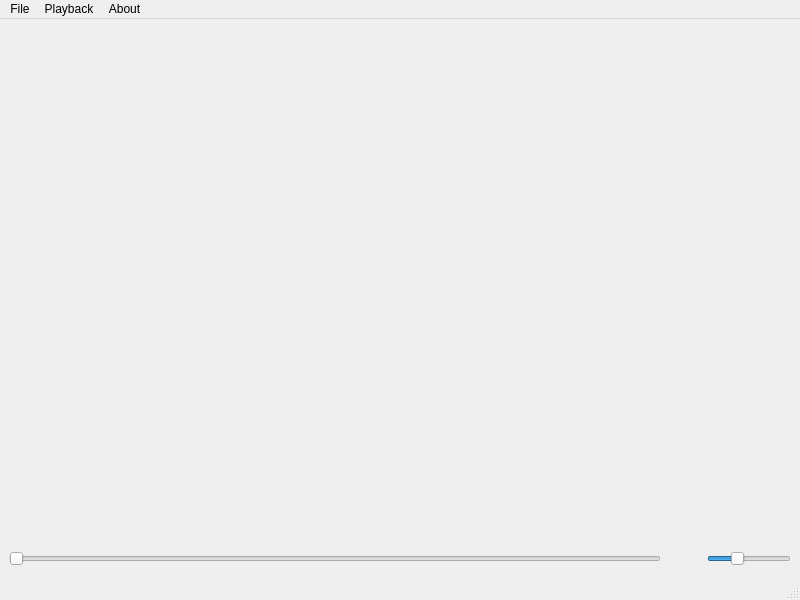
<?xml version="1.0" encoding="UTF-8"?>
<ui version="4.0">
 <class>com::sptci::MainWindow</class>
 <widget class="QMainWindow" name="MainWindow">
  <property name="geometry">
   <rect>
    <x>0</x>
    <y>0</y>
    <width>800</width>
    <height>600</height>
   </rect>
  </property>
  <property name="acceptDrops">
   <bool>true</bool>
  </property>
  <property name="windowTitle">
   <string>Picture Viewer</string>
  </property>
  <property name="windowIcon">
   <iconset>
    <activeon>:/images/Icon.png</activeon>
   </iconset>
  </property>
  <widget class="QWidget" name="centralwidget">
   <layout class="QGridLayout" name="gridLayout">
    <item row="0" column="0">
     <layout class="QVBoxLayout" name="verticalLayout">
      <item>
       <widget class="QLabel" name="label">
        <property name="sizePolicy">
         <sizepolicy hsizetype="Expanding" vsizetype="Expanding">
          <horstretch>0</horstretch>
          <verstretch>0</verstretch>
         </sizepolicy>
        </property>
        <property name="text">
         <string/>
        </property>
        <property name="scaledContents">
         <bool>false</bool>
        </property>
        <property name="alignment">
         <set>Qt::AlignCenter</set>
        </property>
       </widget>
      </item>
      <item>
       <layout class="QHBoxLayout" name="horizontalLayout">
        <item>
         <widget class="QSlider" name="indexSlider">
          <property name="toolTip">
           <string extracomment="Jump to location in list of files"/>
          </property>
          <property name="maximum">
           <number>100</number>
          </property>
          <property name="orientation">
           <enum>Qt::Horizontal</enum>
          </property>
         </widget>
        </item>
        <item>
         <spacer name="horizontalSpacer">
          <property name="orientation">
           <enum>Qt::Horizontal</enum>
          </property>
          <property name="sizeType">
           <enum>QSizePolicy::Fixed</enum>
          </property>
          <property name="sizeHint" stdset="0">
           <size>
            <width>40</width>
            <height>20</height>
           </size>
          </property>
         </spacer>
        </item>
        <item>
         <widget class="QSlider" name="intervalSlider">
          <property name="sizePolicy">
           <sizepolicy hsizetype="Preferred" vsizetype="Fixed">
            <horstretch>0</horstretch>
            <verstretch>0</verstretch>
           </sizepolicy>
          </property>
          <property name="toolTip">
           <string extracomment="Playback interval (s)"/>
          </property>
          <property name="maximum">
           <number>15</number>
          </property>
          <property name="pageStep">
           <number>5</number>
          </property>
          <property name="value">
           <number>5</number>
          </property>
          <property name="orientation">
           <enum>Qt::Horizontal</enum>
          </property>
         </widget>
        </item>
       </layout>
      </item>
     </layout>
    </item>
   </layout>
  </widget>
  <widget class="QMenuBar" name="menubar">
   <property name="geometry">
    <rect>
     <x>0</x>
     <y>0</y>
     <width>800</width>
     <height>22</height>
    </rect>
   </property>
   <widget class="QMenu" name="menuFile">
    <property name="title">
     <string>File</string>
    </property>
    <addaction name="actionOpen"/>
    <addaction name="actionClose"/>
    <addaction name="separator"/>
    <addaction name="actionRecent"/>
    <addaction name="separator"/>
    <addaction name="actionQuit"/>
   </widget>
   <widget class="QMenu" name="menuPlayback">
    <property name="title">
     <string>Playback</string>
    </property>
    <addaction name="actionPlay"/>
    <addaction name="actionPrevious"/>
    <addaction name="actionNext"/>
    <addaction name="actionFirst"/>
    <addaction name="separator"/>
    <addaction name="actionStop_Scanning"/>
   </widget>
   <widget class="QMenu" name="menuAbout">
    <property name="title">
     <string>About</string>
    </property>
    <addaction name="actionPicture_Viewer"/>
    <addaction name="actionQt"/>
   </widget>
   <addaction name="menuFile"/>
   <addaction name="menuPlayback"/>
   <addaction name="menuAbout"/>
  </widget>
  <widget class="QStatusBar" name="statusbar"/>
  <action name="actionOpen">
   <property name="text">
    <string>Open</string>
   </property>
   <property name="shortcut">
    <string>Ctrl+O</string>
   </property>
  </action>
  <action name="actionClose">
   <property name="text">
    <string>Close</string>
   </property>
   <property name="shortcut">
    <string>Ctrl+W</string>
   </property>
  </action>
  <action name="actionRecent">
   <property name="text">
    <string>Recent</string>
   </property>
  </action>
  <action name="actionQuit">
   <property name="text">
    <string>Quit</string>
   </property>
   <property name="shortcut">
    <string>Ctrl+Q</string>
   </property>
  </action>
  <action name="actionPlay">
   <property name="enabled">
    <bool>false</bool>
   </property>
   <property name="icon">
    <iconset resource="../../resources/resources.qrc">
     <normaloff>:/images/Play.png</normaloff>:/images/Play.png</iconset>
   </property>
   <property name="text">
    <string>Play</string>
   </property>
   <property name="shortcut">
    <string>Space</string>
   </property>
  </action>
  <action name="actionPicture_Viewer">
   <property name="text">
    <string>Picture Viewer</string>
   </property>
  </action>
  <action name="actionQt">
   <property name="text">
    <string>Qt</string>
   </property>
  </action>
  <action name="actionStop_Scanning">
   <property name="enabled">
    <bool>false</bool>
   </property>
   <property name="text">
    <string>Stop Scanning</string>
   </property>
  </action>
  <action name="actionNext">
   <property name="enabled">
    <bool>false</bool>
   </property>
   <property name="icon">
    <iconset resource="../../resources/resources.qrc">
     <normaloff>:/images/FastForward.png</normaloff>:/images/FastForward.png</iconset>
   </property>
   <property name="text">
    <string>Next</string>
   </property>
   <property name="shortcut">
    <string>Right</string>
   </property>
  </action>
  <action name="actionPrevious">
   <property name="enabled">
    <bool>false</bool>
   </property>
   <property name="icon">
    <iconset resource="../../resources/resources.qrc">
     <normaloff>:/images/rewind.png</normaloff>:/images/rewind.png</iconset>
   </property>
   <property name="text">
    <string>Previous</string>
   </property>
   <property name="shortcut">
    <string>Left</string>
   </property>
  </action>
  <action name="actionFirst">
   <property name="enabled">
    <bool>false</bool>
   </property>
   <property name="icon">
    <iconset resource="../../resources/resources.qrc">
     <normaloff>:/images/start.png</normaloff>:/images/start.png</iconset>
   </property>
   <property name="text">
    <string>First</string>
   </property>
   <property name="shortcut">
    <string>Ctrl+Left</string>
   </property>
  </action>
 </widget>
 <resources>
  <include location="../../resources/resources.qrc"/>
 </resources>
 <connections>
  <connection>
   <sender>actionQt</sender>
   <signal>triggered()</signal>
   <receiver>MainWindow</receiver>
   <slot>aboutQt()</slot>
   <hints>
    <hint type="sourcelabel">
     <x>-1</x>
     <y>-1</y>
    </hint>
    <hint type="destinationlabel">
     <x>399</x>
     <y>299</y>
    </hint>
   </hints>
  </connection>
  <connection>
   <sender>actionOpen</sender>
   <signal>triggered()</signal>
   <receiver>MainWindow</receiver>
   <slot>openDirectory()</slot>
   <hints>
    <hint type="sourcelabel">
     <x>-1</x>
     <y>-1</y>
    </hint>
    <hint type="destinationlabel">
     <x>399</x>
     <y>299</y>
    </hint>
   </hints>
  </connection>
  <connection>
   <sender>actionStop_Scanning</sender>
   <signal>triggered()</signal>
   <receiver>MainWindow</receiver>
   <slot>stopScanning()</slot>
   <hints>
    <hint type="sourcelabel">
     <x>-1</x>
     <y>-1</y>
    </hint>
    <hint type="destinationlabel">
     <x>399</x>
     <y>299</y>
    </hint>
   </hints>
  </connection>
  <connection>
   <sender>actionClose</sender>
   <signal>triggered()</signal>
   <receiver>MainWindow</receiver>
   <slot>close()</slot>
   <hints>
    <hint type="sourcelabel">
     <x>-1</x>
     <y>-1</y>
    </hint>
    <hint type="destinationlabel">
     <x>399</x>
     <y>299</y>
    </hint>
   </hints>
  </connection>
  <connection>
   <sender>actionPlay</sender>
   <signal>triggered()</signal>
   <receiver>MainWindow</receiver>
   <slot>play()</slot>
   <hints>
    <hint type="sourcelabel">
     <x>-1</x>
     <y>-1</y>
    </hint>
    <hint type="destinationlabel">
     <x>399</x>
     <y>299</y>
    </hint>
   </hints>
  </connection>
  <connection>
   <sender>actionQuit</sender>
   <signal>triggered()</signal>
   <receiver>MainWindow</receiver>
   <slot>close()</slot>
   <hints>
    <hint type="sourcelabel">
     <x>-1</x>
     <y>-1</y>
    </hint>
    <hint type="destinationlabel">
     <x>399</x>
     <y>299</y>
    </hint>
   </hints>
  </connection>
  <connection>
   <sender>intervalSlider</sender>
   <signal>valueChanged(int)</signal>
   <receiver>MainWindow</receiver>
   <slot>setInterval(int)</slot>
   <hints>
    <hint type="sourcelabel">
     <x>744</x>
     <y>547</y>
    </hint>
    <hint type="destinationlabel">
     <x>399</x>
     <y>299</y>
    </hint>
   </hints>
  </connection>
  <connection>
   <sender>indexSlider</sender>
   <signal>valueChanged(int)</signal>
   <receiver>MainWindow</receiver>
   <slot>setIndex(int)</slot>
   <hints>
    <hint type="sourcelabel">
     <x>330</x>
     <y>547</y>
    </hint>
    <hint type="destinationlabel">
     <x>399</x>
     <y>299</y>
    </hint>
   </hints>
  </connection>
  <connection>
   <sender>actionFirst</sender>
   <signal>triggered()</signal>
   <receiver>MainWindow</receiver>
   <slot>first()</slot>
   <hints>
    <hint type="sourcelabel">
     <x>-1</x>
     <y>-1</y>
    </hint>
    <hint type="destinationlabel">
     <x>399</x>
     <y>299</y>
    </hint>
   </hints>
  </connection>
  <connection>
   <sender>actionNext</sender>
   <signal>triggered()</signal>
   <receiver>MainWindow</receiver>
   <slot>next()</slot>
   <hints>
    <hint type="sourcelabel">
     <x>-1</x>
     <y>-1</y>
    </hint>
    <hint type="destinationlabel">
     <x>399</x>
     <y>299</y>
    </hint>
   </hints>
  </connection>
  <connection>
   <sender>actionPrevious</sender>
   <signal>triggered()</signal>
   <receiver>MainWindow</receiver>
   <slot>previous()</slot>
   <hints>
    <hint type="sourcelabel">
     <x>-1</x>
     <y>-1</y>
    </hint>
    <hint type="destinationlabel">
     <x>399</x>
     <y>299</y>
    </hint>
   </hints>
  </connection>
 </connections>
</ui>
